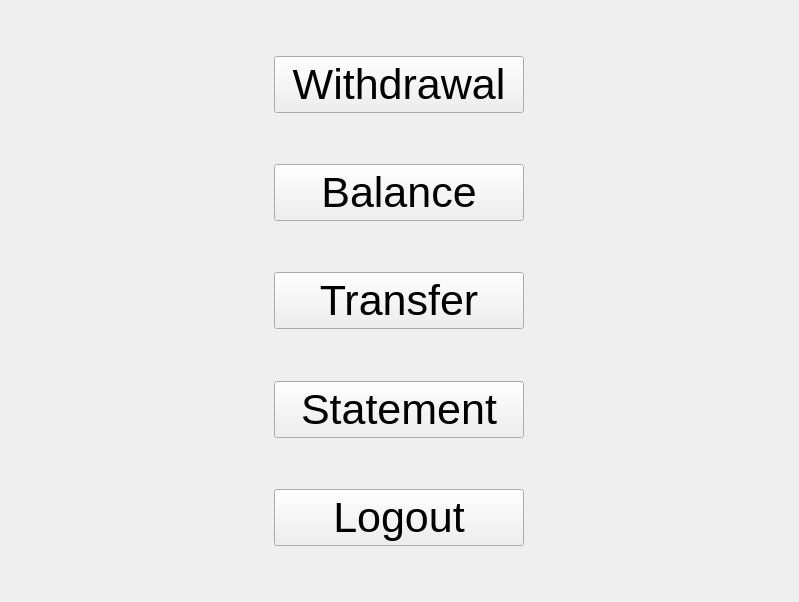
<?xml version="1.0" encoding="UTF-8"?>
<ui version="4.0">
 <class>MainMenu</class>
 <widget class="QWidget" name="MainMenu">
  <property name="geometry">
   <rect>
    <x>0</x>
    <y>0</y>
    <width>799</width>
    <height>602</height>
   </rect>
  </property>
  <property name="sizePolicy">
   <sizepolicy hsizetype="Preferred" vsizetype="Preferred">
    <horstretch>0</horstretch>
    <verstretch>0</verstretch>
   </sizepolicy>
  </property>
  <property name="windowTitle">
   <string>Form</string>
  </property>
  <layout class="QVBoxLayout" name="verticalLayout">
   <item>
    <spacer name="verticalSpacer">
     <property name="orientation">
      <enum>Qt::Vertical</enum>
     </property>
     <property name="sizeHint" stdset="0">
      <size>
       <width>20</width>
       <height>40</height>
      </size>
     </property>
    </spacer>
   </item>
   <item alignment="Qt::AlignHCenter">
    <widget class="QPushButton" name="btnWithdrawal">
     <property name="sizePolicy">
      <sizepolicy hsizetype="Fixed" vsizetype="Fixed">
       <horstretch>0</horstretch>
       <verstretch>0</verstretch>
      </sizepolicy>
     </property>
     <property name="minimumSize">
      <size>
       <width>250</width>
       <height>0</height>
      </size>
     </property>
     <property name="font">
      <font>
       <pointsize>32</pointsize>
      </font>
     </property>
     <property name="text">
      <string>Withdrawal</string>
     </property>
    </widget>
   </item>
   <item>
    <spacer name="verticalSpacer_2">
     <property name="orientation">
      <enum>Qt::Vertical</enum>
     </property>
     <property name="sizeHint" stdset="0">
      <size>
       <width>20</width>
       <height>40</height>
      </size>
     </property>
    </spacer>
   </item>
   <item alignment="Qt::AlignHCenter">
    <widget class="QPushButton" name="btnBalance">
     <property name="sizePolicy">
      <sizepolicy hsizetype="Fixed" vsizetype="Fixed">
       <horstretch>0</horstretch>
       <verstretch>0</verstretch>
      </sizepolicy>
     </property>
     <property name="minimumSize">
      <size>
       <width>250</width>
       <height>0</height>
      </size>
     </property>
     <property name="font">
      <font>
       <pointsize>32</pointsize>
      </font>
     </property>
     <property name="text">
      <string>Balance</string>
     </property>
    </widget>
   </item>
   <item>
    <spacer name="verticalSpacer_3">
     <property name="orientation">
      <enum>Qt::Vertical</enum>
     </property>
     <property name="sizeHint" stdset="0">
      <size>
       <width>20</width>
       <height>40</height>
      </size>
     </property>
    </spacer>
   </item>
   <item alignment="Qt::AlignHCenter">
    <widget class="QPushButton" name="btnTransfer">
     <property name="sizePolicy">
      <sizepolicy hsizetype="Fixed" vsizetype="Fixed">
       <horstretch>0</horstretch>
       <verstretch>0</verstretch>
      </sizepolicy>
     </property>
     <property name="minimumSize">
      <size>
       <width>250</width>
       <height>0</height>
      </size>
     </property>
     <property name="font">
      <font>
       <pointsize>32</pointsize>
      </font>
     </property>
     <property name="text">
      <string>Transfer</string>
     </property>
    </widget>
   </item>
   <item>
    <spacer name="verticalSpacer_4">
     <property name="orientation">
      <enum>Qt::Vertical</enum>
     </property>
     <property name="sizeHint" stdset="0">
      <size>
       <width>20</width>
       <height>40</height>
      </size>
     </property>
    </spacer>
   </item>
   <item alignment="Qt::AlignHCenter">
    <widget class="QPushButton" name="btnStatement">
     <property name="sizePolicy">
      <sizepolicy hsizetype="Fixed" vsizetype="Fixed">
       <horstretch>0</horstretch>
       <verstretch>0</verstretch>
      </sizepolicy>
     </property>
     <property name="minimumSize">
      <size>
       <width>250</width>
       <height>0</height>
      </size>
     </property>
     <property name="font">
      <font>
       <pointsize>32</pointsize>
      </font>
     </property>
     <property name="text">
      <string>Statement</string>
     </property>
    </widget>
   </item>
   <item>
    <spacer name="verticalSpacer_5">
     <property name="orientation">
      <enum>Qt::Vertical</enum>
     </property>
     <property name="sizeHint" stdset="0">
      <size>
       <width>20</width>
       <height>40</height>
      </size>
     </property>
    </spacer>
   </item>
   <item alignment="Qt::AlignHCenter">
    <widget class="QPushButton" name="btnLogout">
     <property name="sizePolicy">
      <sizepolicy hsizetype="Fixed" vsizetype="Fixed">
       <horstretch>0</horstretch>
       <verstretch>0</verstretch>
      </sizepolicy>
     </property>
     <property name="minimumSize">
      <size>
       <width>250</width>
       <height>0</height>
      </size>
     </property>
     <property name="font">
      <font>
       <pointsize>32</pointsize>
      </font>
     </property>
     <property name="text">
      <string>Logout</string>
     </property>
    </widget>
   </item>
   <item>
    <spacer name="verticalSpacer_6">
     <property name="orientation">
      <enum>Qt::Vertical</enum>
     </property>
     <property name="sizeHint" stdset="0">
      <size>
       <width>20</width>
       <height>40</height>
      </size>
     </property>
    </spacer>
   </item>
  </layout>
 </widget>
 <resources/>
 <connections/>
</ui>
